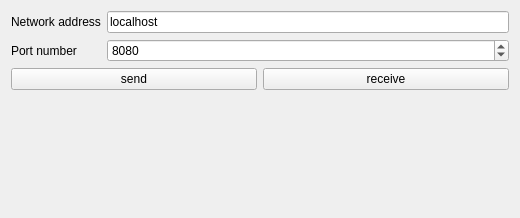
<?xml version="1.0" encoding="UTF-8"?>
<ui version="4.0">
 <class>Form</class>
 <widget class="QWidget" name="Form">
  <property name="geometry">
   <rect>
    <x>0</x>
    <y>0</y>
    <width>520</width>
    <height>218</height>
   </rect>
  </property>
  <property name="windowTitle">
   <string>Form</string>
  </property>
  <layout class="QVBoxLayout" name="verticalLayout">
   <item>
    <layout class="QFormLayout" name="formLayout">
     <item row="0" column="0">
      <widget class="QLabel" name="label">
       <property name="text">
        <string>Network address</string>
       </property>
      </widget>
     </item>
     <item row="0" column="1">
      <widget class="QLineEdit" name="lineEdit_address">
       <property name="text">
        <string>localhost</string>
       </property>
      </widget>
     </item>
     <item row="1" column="0">
      <widget class="QLabel" name="label_2">
       <property name="text">
        <string>Port number</string>
       </property>
      </widget>
     </item>
     <item row="1" column="1">
      <widget class="QSpinBox" name="spin_port">
       <property name="minimum">
        <number>1</number>
       </property>
       <property name="maximum">
        <number>65535</number>
       </property>
       <property name="value">
        <number>8080</number>
       </property>
      </widget>
     </item>
    </layout>
   </item>
   <item>
    <layout class="QHBoxLayout" name="horizontalLayout">
     <item>
      <widget class="QPushButton" name="button_send">
       <property name="text">
        <string>send</string>
       </property>
      </widget>
     </item>
     <item>
      <widget class="QPushButton" name="button_recieve">
       <property name="text">
        <string>receive</string>
       </property>
      </widget>
     </item>
    </layout>
   </item>
   <item>
    <spacer name="verticalSpacer">
     <property name="orientation">
      <enum>Qt::Vertical</enum>
     </property>
     <property name="sizeHint" stdset="0">
      <size>
       <width>20</width>
       <height>40</height>
      </size>
     </property>
    </spacer>
   </item>
  </layout>
 </widget>
 <resources/>
 <connections/>
</ui>
